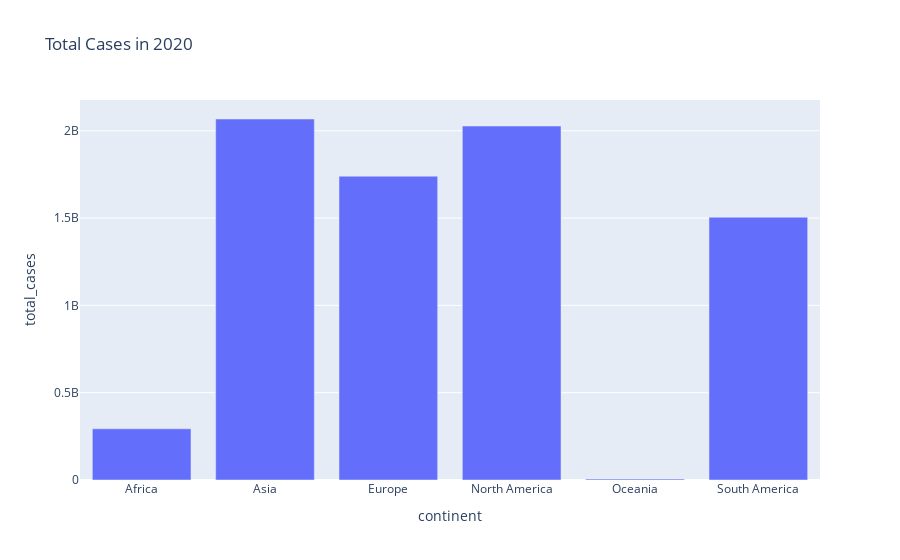

Notebook cell for this chart:
### Code cell
px.bar(yearly, x="continent", y="total_cases",title = 'Total Cases in 2020')

### Figure 1 — Plotly figure (JSON) as saved in the notebook; plotly's stock layout.template omitted (floating-point values rounded to 4 significant figures)
{"data": [{"alignmentgroup": "True", "hovertemplate": "continent=%{x}<br>total_cases=%{y}<extra></extra>", "legendgroup": "", "marker": {"color": "#636efa"}, "name": "", "offsetgroup": "", "orientation": "v", "showlegend": false, "textposition": "auto", "type": "bar", "x": ["Africa", "Asia", "Europe", "North America", "Oceania", "South America"], "xaxis": "x", "y": [293258527, 2067622196, 1740125674, 2027107911, 5656213, 1505064470], "yaxis": "y"}], "layout": {"barmode": "relative", "legend": {"tracegroupgap": 0}, "title": {"text": "Total Cases in 2020"}, "xaxis": {"anchor": "y", "domain": [0, 1], "title": {"text": "continent"}}, "yaxis": {"anchor": "x", "domain": [0, 1], "title": {"text": "total_cases"}}}}
